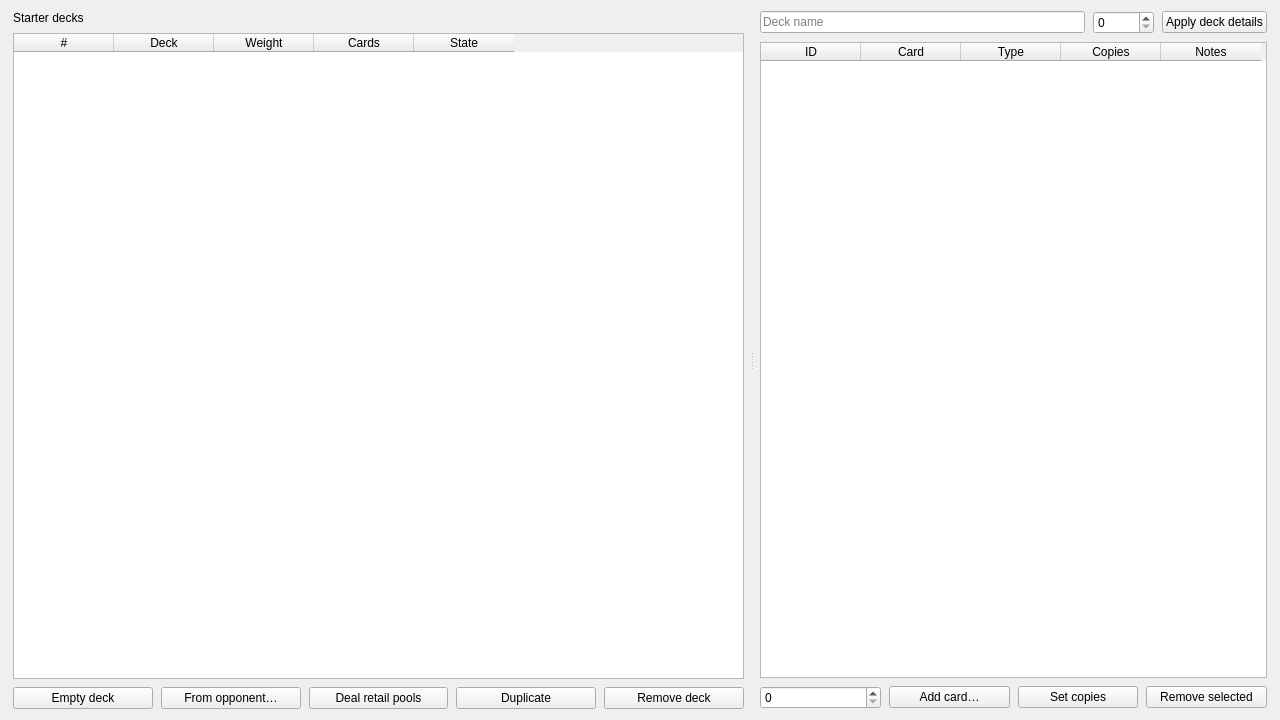
<?xml version="1.0" encoding="UTF-8"?>
<ui version="4.0">
 <class>starterWrittenTab</class>
 <widget class="QWidget" name="starterWrittenTab">
  <property name="geometry">
   <rect>
    <x>0</x>
    <y>0</y>
    <width>1280</width>
    <height>720</height>
   </rect>
  </property>
  <layout class="QVBoxLayout" name="starterWrittenLayout">
   <item>
    <widget class="QSplitter" name="starterSplit">
     <property name="orientation">
      <enum>Qt::Orientation::Horizontal</enum>
     </property>
     <property name="handleWidth">
      <number>12</number>
     </property>
     <property name="childrenCollapsible">
      <bool>false</bool>
     </property>
     <widget class="QWidget" name="starterListPane">
      <layout class="QVBoxLayout" name="starterListLayout">
       <property name="spacing">
        <number>8</number>
       </property>
       <property name="leftMargin">
        <number>2</number>
       </property>
       <property name="topMargin">
        <number>0</number>
       </property>
       <property name="rightMargin">
        <number>2</number>
       </property>
       <property name="bottomMargin">
        <number>0</number>
       </property>
       <item>
        <widget class="QLabel" name="starterDeckHeading">
         <property name="text">
          <string>Starter decks</string>
         </property>
        </widget>
       </item>
       <item>
        <widget class="QTableWidget" name="starterDeckTable">
         <column>
          <property name="text">
           <string>#</string>
          </property>
         </column>
         <column>
          <property name="text">
           <string>Deck</string>
          </property>
         </column>
         <column>
          <property name="text">
           <string>Weight</string>
          </property>
         </column>
         <column>
          <property name="text">
           <string>Cards</string>
          </property>
         </column>
         <column>
          <property name="text">
           <string>State</string>
          </property>
         </column>
        </widget>
       </item>
       <item>
        <layout class="QHBoxLayout" name="starterDeckActions">
         <item>
          <widget class="QPushButton" name="emptyStarterDeckButton">
           <property name="toolTip">
            <string>Create an empty written starter deck.</string>
           </property>
           <property name="text">
            <string>Empty deck</string>
           </property>
          </widget>
         </item>
         <item>
          <widget class="QPushButton" name="opponentStarterDeckButton">
           <property name="toolTip">
            <string>Copy an opponent's fixed deck, or the most likely forty cards from its weighted deck.</string>
           </property>
           <property name="text">
            <string>From opponent…</string>
           </property>
          </widget>
         </item>
         <item>
          <widget class="QPushButton" name="retailStarterDeckButton">
           <property name="toolTip">
            <string>Deal one written deck from the retail starter pools.</string>
           </property>
           <property name="text">
            <string>Deal retail pools</string>
           </property>
          </widget>
         </item>
         <item>
          <widget class="QPushButton" name="duplicateStarterDeckButton">
           <property name="toolTip">
            <string>Make an independent copy of the selected written starter deck.</string>
           </property>
           <property name="text">
            <string>Duplicate</string>
           </property>
          </widget>
         </item>
         <item>
          <widget class="QPushButton" name="removeDeckButton">
           <property name="text">
            <string>Remove deck</string>
           </property>
          </widget>
         </item>
        </layout>
       </item>
      </layout>
     </widget>
     <widget class="QWidget" name="starterDetailPane">
      <layout class="QVBoxLayout" name="starterDetailLayout">
       <property name="spacing">
        <number>8</number>
       </property>
       <property name="leftMargin">
        <number>2</number>
       </property>
       <property name="topMargin">
        <number>0</number>
       </property>
       <property name="rightMargin">
        <number>2</number>
       </property>
       <property name="bottomMargin">
        <number>0</number>
       </property>
       <item>
        <layout class="QHBoxLayout" name="starterDeckDetails">
         <item>
          <widget class="QLineEdit" name="starterNameEdit">
           <property name="placeholderText">
            <string>Deck name</string>
           </property>
          </widget>
         </item>
         <item>
          <widget class="QSpinBox" name="starterWeightSpin">
           <property name="minimum">
            <number>0</number>
           </property>
           <property name="maximum">
            <number>65535</number>
           </property>
          </widget>
         </item>
         <item>
          <widget class="QPushButton" name="applyDeckButton">
           <property name="text">
            <string>Apply deck details</string>
           </property>
          </widget>
         </item>
        </layout>
       </item>
       <item>
        <widget class="QTableWidget" name="starterCardTable">
         <column>
          <property name="text">
           <string>ID</string>
          </property>
         </column>
         <column>
          <property name="text">
           <string>Card</string>
          </property>
         </column>
         <column>
          <property name="text">
           <string>Type</string>
          </property>
         </column>
         <column>
          <property name="text">
           <string>Copies</string>
          </property>
         </column>
         <column>
          <property name="text">
           <string>Notes</string>
          </property>
         </column>
        </widget>
       </item>
       <item>
        <layout class="QHBoxLayout" name="starterCardActions">
         <item>
          <widget class="QSpinBox" name="starterCopiesSpin">
           <property name="minimum">
            <number>0</number>
           </property>
           <property name="maximum">
            <number>40</number>
           </property>
          </widget>
         </item>
         <item>
          <widget class="QPushButton" name="addDeckCardButton">
           <property name="text">
            <string>Add card…</string>
           </property>
          </widget>
         </item>
         <item>
          <widget class="QPushButton" name="setDeckCopiesButton">
           <property name="text">
            <string>Set copies</string>
           </property>
          </widget>
         </item>
         <item>
          <widget class="QPushButton" name="removeDeckCardButton">
           <property name="text">
            <string>Remove selected</string>
           </property>
          </widget>
         </item>
        </layout>
       </item>
      </layout>
     </widget>
    </widget>
   </item>
  </layout>
 </widget>
 <tabstops>
  <tabstop>starterDeckTable</tabstop>
  <tabstop>emptyStarterDeckButton</tabstop>
  <tabstop>opponentStarterDeckButton</tabstop>
  <tabstop>retailStarterDeckButton</tabstop>
  <tabstop>duplicateStarterDeckButton</tabstop>
  <tabstop>removeDeckButton</tabstop>
  <tabstop>starterNameEdit</tabstop>
  <tabstop>starterWeightSpin</tabstop>
  <tabstop>applyDeckButton</tabstop>
  <tabstop>starterCardTable</tabstop>
  <tabstop>starterCopiesSpin</tabstop>
  <tabstop>addDeckCardButton</tabstop>
  <tabstop>setDeckCopiesButton</tabstop>
  <tabstop>removeDeckCardButton</tabstop>
 </tabstops>
 <resources/>
 <connections/>
</ui>
